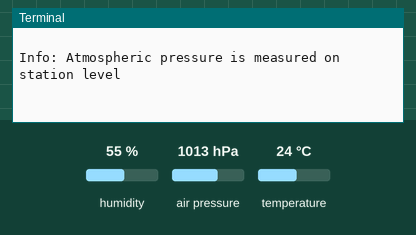
Recording of a program running on a simulated Raspberry Pi (BCM pin numbers). On the bench: the last lines printed to the terminal. The test bench sets the inputs (shaded band); at power-on: humidity 55 %, air pressure 1013 hPa, temperature 24 °C. The clock reads 2024-03-15 10:24:30 at power-on unless the program sets it.

Above: at 1.2 s.
1.3 s: humidity set to 22 %
At 2.4 s:
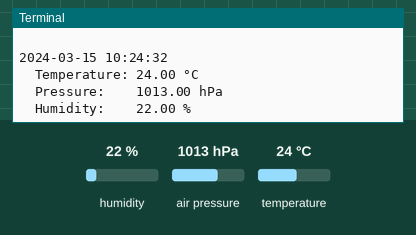
4.3 s: air pressure set to 952 hPa
At 7.0 s:
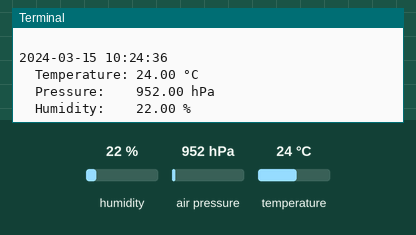
7.3 s: temperature set to 12 °C
At 9.3 s:
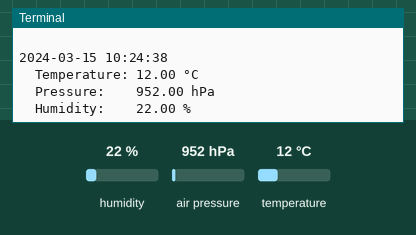
Timing chart, 0 to 10.8 s (numbered marks = the images above; inputs shaded):
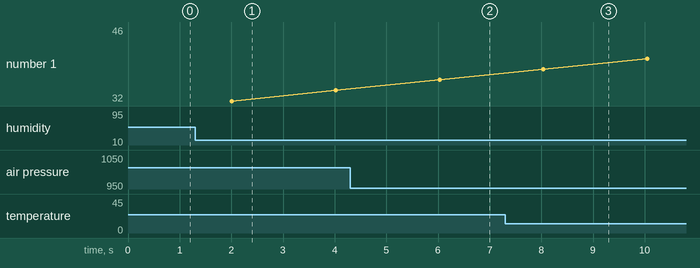

Measured:
- after the input at 1.3 s, the terminal: prints a new line after 0.71 s (image 1)
- after the input at 4.3 s, the terminal: prints a new line after 1.7 s (image 2)
- after the input at 7.3 s, the terminal: prints a new line after 0.74 s (image 3)

The program:

bme280_example.py
```python
'''
sudo apt update
sudo apt install python3-bme280
'''
# Example shows values of sensor BME280
# - Temperature in °C
# - Barometric  pressure in hPa on station level (sea level might be higher)
# - Relative humidity in %
import bme280
import smbus2
import time

i2c_bus_number = 1
i2c_address = 0x76
i2c_bus = smbus2.SMBus(i2c_bus_number)

print("BME280 example\n")
print("Program can be aborted by pressing [STRG]+[C] or [CTRL]+[C]\n")
print("Info: Atmospheric pressure is measured on station level\n")

bme280_calibration_data = bme280.load_calibration_params(i2c_bus, i2c_address)

try:
    while True:
        time.sleep(2)
        bme280_data = bme280.sample(i2c_bus, i2c_address, bme280_calibration_data)
        '''
        Available data:
        - bme280_data.id
        - bme280_data.timestamp
        - bme280_data.temperature
        - bme280_data.pressure
        - bme280_data.humidity
        '''
        print(f"""
{bme280_data.timestamp.strftime("%Y-%m-%d %H:%M:%S")}
  Temperature: {bme280_data.temperature:3.2f} °C
  Pressure:    {bme280_data.pressure:5.2f} hPa
  Humidity:    {bme280_data.humidity:5.2f} %""")
except KeyboardInterrupt:
    print("Program aborted.")
```
